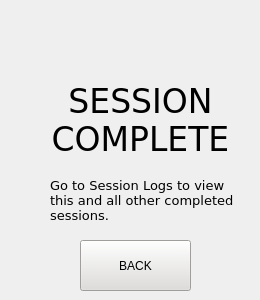
     <widget class="QWidget" name="sessionCompletePage">
      <widget class="QLabel" name="sessionCompleteTitle">
       <property name="geometry">
        <rect>
         <x>40</x>
         <y>60</y>
         <width>201</width>
         <height>121</height>
        </rect>
       </property>
       <property name="font">
        <font>
         <family>DejaVu Sans</family>
         <pointsize>25</pointsize>
        </font>
       </property>
       <property name="text">
        <string>SESSION COMPLETE</string>
       </property>
       <property name="alignment">
        <set>Qt::AlignCenter</set>
       </property>
       <property name="wordWrap">
        <bool>true</bool>
       </property>
      </widget>
      <widget class="QLabel" name="sessionCompleteText">
       <property name="geometry">
        <rect>
         <x>50</x>
         <y>160</y>
         <width>201</width>
         <height>81</height>
        </rect>
       </property>
       <property name="font">
        <font>
         <family>DejaVu Sans</family>
         <pointsize>10</pointsize>
        </font>
       </property>
       <property name="text">
        <string>Go to Session Logs to view this and all other completed sessions.</string>
       </property>
       <property name="alignment">
        <set>Qt::AlignLeading|Qt::AlignLeft|Qt::AlignVCenter</set>
       </property>
       <property name="wordWrap">
        <bool>true</bool>
       </property>
      </widget>
      <widget class="QPushButton" name="sessionCompleteBackButton">
       <property name="geometry">
        <rect>
         <x>80</x>
         <y>240</y>
         <width>111</width>
         <height>51</height>
        </rect>
       </property>
       <property name="palette">
        <palette>
         <active>
          <colorrole role="WindowText">
           <brush brushstyle="SolidPattern">
            <color alpha="255">
             <red>0</red>
             <green>0</green>
             <blue>0</blue>
            </color>
           </brush>
          </colorrole>
          <colorrole role="Button">
           <brush brushstyle="SolidPattern">
            <color alpha="255">
             <red>222</red>
             <green>221</green>
             <blue>218</blue>
            </color>
           </brush>
          </colorrole>
          <colorrole role="Light">
           <brush brushstyle="SolidPattern">
            <color alpha="255">
             <red>255</red>
             <green>255</green>
             <blue>255</blue>
            </color>
           </brush>
          </colorrole>
          <colorrole role="Midlight">
           <brush brushstyle="SolidPattern">
            <color alpha="255">
             <red>238</red>
             <green>238</green>
             <blue>236</blue>
            </color>
           </brush>
          </colorrole>
          <colorrole role="Dark">
           <brush brushstyle="SolidPattern">
            <color alpha="255">
             <red>111</red>
             <green>110</green>
             <blue>109</blue>
            </color>
           </brush>
          </colorrole>
          <colorrole role="Mid">
           <brush brushstyle="SolidPattern">
            <color alpha="255">
             <red>148</red>
             <green>147</green>
             <blue>145</blue>
            </color>
           </brush>
          </colorrole>
          <colorrole role="Text">
           <brush brushstyle="SolidPattern">
            <color alpha="255">
             <red>0</red>
             <green>0</green>
             <blue>0</blue>
            </color>
           </brush>
          </colorrole>
          <colorrole role="BrightText">
           <brush brushstyle="SolidPattern">
            <color alpha="255">
             <red>255</red>
             <green>255</green>
             <blue>255</blue>
            </color>
           </brush>
          </colorrole>
          <colorrole role="ButtonText">
           <brush brushstyle="SolidPattern">
            <color alpha="255">
             <red>0</red>
             <green>0</green>
             <blue>0</blue>
            </color>
           </brush>
          </colorrole>
          <colorrole role="Base">
           <brush brushstyle="SolidPattern">
            <color alpha="255">
             <red>255</red>
             <green>255</green>
             <blue>255</blue>
            </color>
           </brush>
          </colorrole>
          <colorrole role="Window">
           <brush brushstyle="SolidPattern">
            <color alpha="255">
             <red>222</red>
             <green>221</green>
             <blue>218</blue>
            </color>
           </brush>
          </colorrole>
          <colorrole role="Shadow">
           <brush brushstyle="SolidPattern">
            <color alpha="255">
             <red>0</red>
             <green>0</green>
             <blue>0</blue>
            </color>
           </brush>
          </colorrole>
          <colorrole role="AlternateBase">
           <brush brushstyle="SolidPattern">
            <color alpha="255">
             <red>238</red>
             <green>238</green>
             <blue>236</blue>
            </color>
           </brush>
          </colorrole>
          <colorrole role="ToolTipBase">
           <brush brushstyle="SolidPattern">
            <color alpha="255">
             <red>255</red>
             <green>255</green>
             <blue>220</blue>
            </color>
           </brush>
          </colorrole>
          <colorrole role="ToolTipText">
           <brush brushstyle="SolidPattern">
            <color alpha="255">
             <red>0</red>
             <green>0</green>
             <blue>0</blue>
            </color>
           </brush>
          </colorrole>
          <colorrole role="PlaceholderText">
           <brush brushstyle="SolidPattern">
            <color alpha="128">
             <red>0</red>
             <green>0</green>
             <blue>0</blue>
            </color>
           </brush>
          </colorrole>
         </active>
         <inactive>
          <colorrole role="WindowText">
           <brush brushstyle="SolidPattern">
            <color alpha="255">
             <red>0</red>
             <green>0</green>
             <blue>0</blue>
            </color>
           </brush>
          </colorrole>
          <colorrole role="Button">
           <brush brushstyle="SolidPattern">
            <color alpha="255">
             <red>222</red>
             <green>221</green>
             <blue>218</blue>
            </color>
           </brush>
          </colorrole>
          <colorrole role="Light">
           <brush brushstyle="SolidPattern">
            <color alpha="255">
             <red>255</red>
             <green>255</green>
             <blue>255</blue>
            </color>
           </brush>
          </colorrole>
          <colorrole role="Midlight">
           <brush brushstyle="SolidPattern">
            <color alpha="255">
             <red>238</red>
             <green>238</green>
             <blue>236</blue>
            </color>
           </brush>
          </colorrole>
          <colorrole role="Dark">
           <brush brushstyle="SolidPattern">
            <color alpha="255">
             <red>111</red>
             <green>110</green>
             <blue>109</blue>
            </color>
           </brush>
          </colorrole>
          <colorrole role="Mid">
           <brush brushstyle="SolidPattern">
            <color alpha="255">
             <red>148</red>
             <green>147</green>
             <blue>145</blue>
            </color>
           </brush>
          </colorrole>
          <colorrole role="Text">
           <brush brushstyle="SolidPattern">
            <color alpha="255">
             <red>0</red>
             <green>0</green>
             <blue>0</blue>
            </color>
           </brush>
          </colorrole>
          <colorrole role="BrightText">
           <brush brushstyle="SolidPattern">
            <color alpha="255">
             <red>255</red>
             <green>255</green>
             <blue>255</blue>
            </color>
           </brush>
          </colorrole>
          <colorrole role="ButtonText">
           <brush brushstyle="SolidPattern">
            <color alpha="255">
             <red>0</red>
             <green>0</green>
             <blue>0</blue>
            </color>
           </brush>
          </colorrole>
          <colorrole role="Base">
           <brush brushstyle="SolidPattern">
            <color alpha="255">
             <red>255</red>
             <green>255</green>
             <blue>255</blue>
            </color>
           </brush>
          </colorrole>
          <colorrole role="Window">
           <brush brushstyle="SolidPattern">
            <color alpha="255">
             <red>222</red>
             <green>221</green>
             <blue>218</blue>
            </color>
           </brush>
          </colorrole>
          <colorrole role="Shadow">
           <brush brushstyle="SolidPattern">
            <color alpha="255">
             <red>0</red>
             <green>0</green>
             <blue>0</blue>
            </color>
           </brush>
          </colorrole>
          <colorrole role="AlternateBase">
           <brush brushstyle="SolidPattern">
            <color alpha="255">
             <red>238</red>
             <green>238</green>
             <blue>236</blue>
            </color>
           </brush>
          </colorrole>
          <colorrole role="ToolTipBase">
           <brush brushstyle="SolidPattern">
            <color alpha="255">
             <red>255</red>
             <green>255</green>
             <blue>220</blue>
            </color>
           </brush>
          </colorrole>
          <colorrole role="ToolTipText">
           <brush brushstyle="SolidPattern">
            <color alpha="255">
             <red>0</red>
             <green>0</green>
             <blue>0</blue>
            </color>
           </brush>
          </colorrole>
          <colorrole role="PlaceholderText">
           <brush brushstyle="SolidPattern">
            <color alpha="128">
             <red>0</red>
             <green>0</green>
             <blue>0</blue>
            </color>
           </brush>
          </colorrole>
         </inactive>
         <disabled>
          <colorrole role="WindowText">
           <brush brushstyle="SolidPattern">
            <color alpha="255">
             <red>111</red>
             <green>110</green>
             <blue>109</blue>
            </color>
           </brush>
          </colorrole>
          <colorrole role="Button">
           <brush brushstyle="SolidPattern">
            <color alpha="255">
             <red>222</red>
             <green>221</green>
             <blue>218</blue>
            </color>
           </brush>
          </colorrole>
          <colorrole role="Light">
           <brush brushstyle="SolidPattern">
            <color alpha="255">
             <red>255</red>
             <green>255</green>
             <blue>255</blue>
            </color>
           </brush>
          </colorrole>
          <colorrole role="Midlight">
           <brush brushstyle="SolidPattern">
            <color alpha="255">
             <red>238</red>
             <green>238</green>
             <blue>236</blue>
            </color>
           </brush>
          </colorrole>
          <colorrole role="Dark">
           <brush brushstyle="SolidPattern">
            <color alpha="255">
             <red>111</red>
             <green>110</green>
             <blue>109</blue>
            </color>
           </brush>
          </colorrole>
          <colorrole role="Mid">
           <brush brushstyle="SolidPattern">
            <color alpha="255">
             <red>148</red>
             <green>147</green>
             <blue>145</blue>
            </color>
           </brush>
          </colorrole>
          <colorrole role="Text">
           <brush brushstyle="SolidPattern">
            <color alpha="255">
             <red>111</red>
             <green>110</green>
             <blue>109</blue>
            </color>
           </brush>
          </colorrole>
          <colorrole role="BrightText">
           <brush brushstyle="SolidPattern">
            <color alpha="255">
             <red>255</red>
             <green>255</green>
             <blue>255</blue>
            </color>
           </brush>
          </colorrole>
          <colorrole role="ButtonText">
           <brush brushstyle="SolidPattern">
            <color alpha="255">
             <red>111</red>
             <green>110</green>
             <blue>109</blue>
            </color>
           </brush>
          </colorrole>
          <colorrole role="Base">
           <brush brushstyle="SolidPattern">
            <color alpha="255">
             <red>222</red>
             <green>221</green>
             <blue>218</blue>
            </color>
           </brush>
          </colorrole>
          <colorrole role="Window">
           <brush brushstyle="SolidPattern">
            <color alpha="255">
             <red>222</red>
             <green>221</green>
             <blue>218</blue>
            </color>
           </brush>
          </colorrole>
          <colorrole role="Shadow">
           <brush brushstyle="SolidPattern">
            <color alpha="255">
             <red>0</red>
             <green>0</green>
             <blue>0</blue>
            </color>
           </brush>
          </colorrole>
          <colorrole role="AlternateBase">
           <brush brushstyle="SolidPattern">
            <color alpha="255">
             <red>222</red>
             <green>221</green>
             <blue>218</blue>
            </color>
           </brush>
          </colorrole>
          <colorrole role="ToolTipBase">
           <brush brushstyle="SolidPattern">
            <color alpha="255">
             <red>255</red>
             <green>255</green>
             <blue>220</blue>
            </color>
           </brush>
          </colorrole>
          <colorrole role="ToolTipText">
           <brush brushstyle="SolidPattern">
            <color alpha="255">
             <red>0</red>
             <green>0</green>
             <blue>0</blue>
            </color>
           </brush>
          </colorrole>
          <colorrole role="PlaceholderText">
           <brush brushstyle="SolidPattern">
            <color alpha="128">
             <red>0</red>
             <green>0</green>
             <blue>0</blue>
            </color>
           </brush>
          </colorrole>
         </disabled>
        </palette>
       </property>
       <property name="text">
        <string>BACK</string>
       </property>
      </widget>
     </widget>
